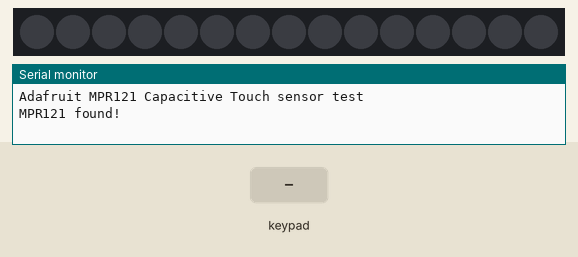
Simulated run of this sketch. Board: Arduino Uno, built with avr-gcc and run on an emulated ATmega328P. Shown: 15 RGB LEDs in strip order, left to right, the last lines printed to the serial monitor. The test bench sets the inputs (shaded band).

Above: at 1.2 s.
1.3 s: keypad keys 1 3 9 7 A pressed 0.4 s apart
At 2.58 s:
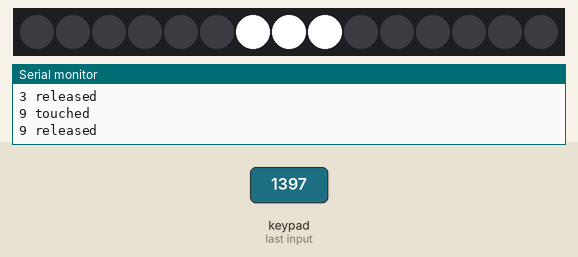
5.1 s: key '8' pressed
At 5.44 s:
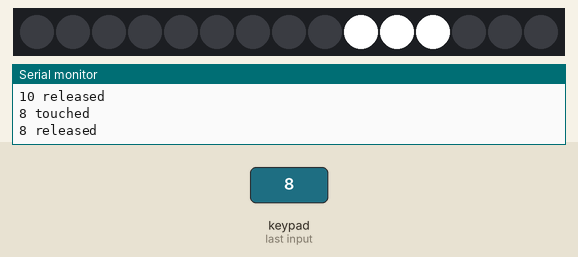
7.0 s: key 'B' pressed
At 7.34 s:
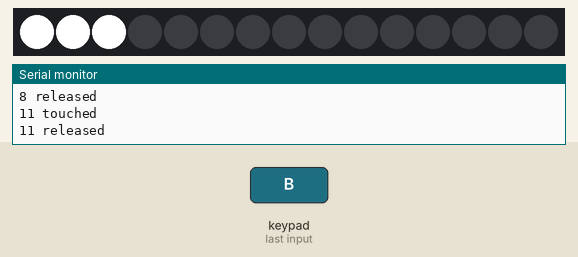
Timing chart, 0 to 10.0 s (numbered marks = the images above; inputs shaded):
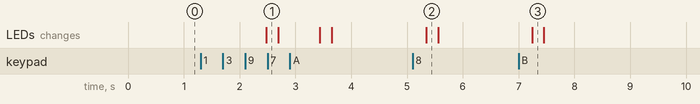

The sketch:

NUI_018_metal_inlay.ino
```cpp
#include <Adafruit_MPR121.h>
#include <Wire.h>
#include "Adafruit_MPR121.h"

#include <Adafruit_NeoPixel.h>
#ifdef __AVR__
#include <avr/power.h>
#endif

#define PIN 7
#define NUM_LEDS 15
#define BRIGHTNESS 255

#define lightNum 3


byte neopix_gamma[] = {
  0,  0,  0,  0,  0,  0,  0,  0,  0,  0,  0,  0,  0,  0,  0,  0,
  0,  0,  0,  0,  0,  0,  0,  0,  0,  0,  0,  0,  1,  1,  1,  1,
  1,  1,  1,  1,  1,  1,  1,  1,  1,  2,  2,  2,  2,  2,  2,  2,
  2,  3,  3,  3,  3,  3,  3,  3,  4,  4,  4,  4,  4,  5,  5,  5,
  5,  6,  6,  6,  6,  7,  7,  7,  7,  8,  8,  8,  9,  9,  9, 10,
  10, 10, 11, 11, 11, 12, 12, 13, 13, 13, 14, 14, 15, 15, 16, 16,
  17, 17, 18, 18, 19, 19, 20, 20, 21, 21, 22, 22, 23, 24, 24, 25,
  25, 26, 27, 27, 28, 29, 29, 30, 31, 32, 32, 33, 34, 35, 35, 36,
  37, 38, 39, 39, 40, 41, 42, 43, 44, 45, 46, 47, 48, 49, 50, 50,
  51, 52, 54, 55, 56, 57, 58, 59, 60, 61, 62, 63, 64, 66, 67, 68,
  69, 70, 72, 73, 74, 75, 77, 78, 79, 81, 82, 83, 85, 86, 87, 89,
  90, 92, 93, 95, 96, 98, 99, 101, 102, 104, 105, 107, 109, 110, 112, 114,
  115, 117, 119, 120, 122, 124, 126, 127, 129, 131, 133, 135, 137, 138, 140, 142,
  144, 146, 148, 150, 152, 154, 156, 158, 160, 162, 164, 167, 169, 171, 173, 175,
  177, 180, 182, 184, 186, 189, 191, 193, 196, 198, 200, 203, 205, 208, 210, 213,
  215, 218, 220, 223, 225, 228, 231, 233, 236, 239, 241, 244, 247, 249, 252, 255
};


// You can have up to 4 on one i2c bus but one is enough for testing!
Adafruit_MPR121 cap = Adafruit_MPR121();
Adafruit_NeoPixel pixels = Adafruit_NeoPixel(NUM_LEDS, PIN, NEO_GRBW + NEO_KHZ800);

// Keeps track of the last pins touched
// so we know when buttons are 'released'
uint16_t lasttouched = 0;
uint16_t currtouched = 0;

void setup() {
  Serial.begin(9600);

#if defined (__AVR_ATtiny85__)
  if (F_CPU == 16000000) clock_prescale_set(clock_div_1);
#endif
  // End of trinket special code
  pixels.setBrightness(255);
  pixels.begin();
  pixels.show(); // Initialize all pixels to 'off'
  Serial.begin(9600);
  pinMode(A0, INPUT);

  while (!Serial) { // needed to keep leonardo/micro from starting too fast!
    //delay(10);
  }

  Serial.println("Adafruit MPR121 Capacitive Touch sensor test");

  // Default address is 0x5A, if tied to 3.3V its 0x5B
  // If tied to SDA its 0x5C and if SCL then 0x5D
  if (!cap.begin(0x5A)) {
    Serial.println("MPR121 not found, check wiring?");
    while (1);
  }
  Serial.println("MPR121 found!");
}

void loop() {
  // Get the currently touched pads
  currtouched = cap.touched();

  for (uint8_t i = 0; i < 12; i++) {

    int buttonNumber = i;
    // it if *is* touched and *wasnt* touched before, alert!
    if ((currtouched & _BV(i)) && !(lasttouched & _BV(i)) ) {
      Serial.print(i); Serial.println(" touched");
      for (int k = 0; k < 256 ; k++) {
        for (uint16_t j = 0; j < lightNum; j++) {
          pixels.setPixelColor((11 - i)*lightNum + j, pixels.Color(0, 0, 0, neopix_gamma[k])); //turn pixel on
        }
        pixels.show();
        //delay(10);
      }
    }

    // if it *was* touched and now *isnt*, alert!

    if (!(currtouched & _BV(i)) && (lasttouched & _BV(i)) ) {
      Serial.print(i); Serial.println(" released");

      int buttonNumber = i;
      for (int k = 255; k >= 0 ; k--) {
        for (uint16_t j = 0; j < lightNum; j++) {
          pixels.setPixelColor((11 - i)*lightNum + j, pixels.Color(0, 0, 0, neopix_gamma[k])); //turn pixel on
        }
        pixels.show();
        //delay(10);
      }
    }
  }

  // reset our state
  lasttouched = currtouched;
  return;
  delay(100);

}
```

Measured:
- after the input at 1.3 s, the LEDs: change after 1.2 s (image 1)
- after the input at 5.1 s, the LEDs: change after 0.24 s (image 2)
- after the input at 7.0 s, the LEDs: change after 0.24 s (image 3)
